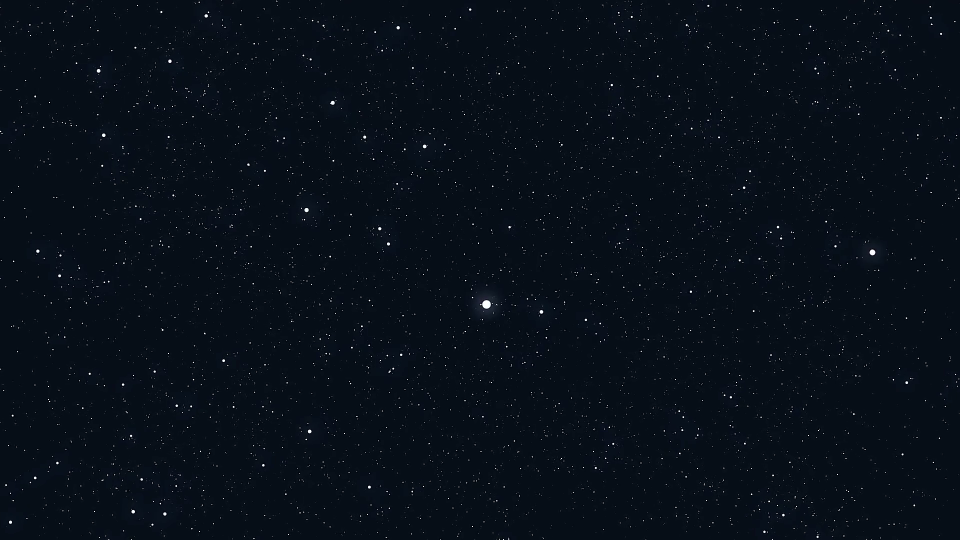
#> input picture stars.png, 1920 x 1080 px, found by its file name (shown at 1/2 size); the run also reads 1 picture not shown here
$ jupyter execute 'Core Features.ipynb'
#> lines starting #> are read from the running program, lines starting #| are printed output that depends on the picture; after the words box and inside, x2 and y2 are one past the last pixel; in counts of white or black regions, pixels touching at a corner belong together
# 1. Basic operations on Images

### Accessing and modifying pixel values

Image processing uses Numpy a lot. Thus, to understand it, a good knowledge of Numpy is recommended.

[cell 1]
import cv2
import numpy as np

my_img = cv2.imread('C:\\Users\\kshitij.saxena\\Desktop\\stars.png')
#> my_img is the input picture: shape (1080, 1920, 3); mean B, G, R 24.7, 15.4, 7.6

#print(my_img)

A pixel can be accessed by its row and column coordinates. As in the code above, when we read the image and store it in a variable, the image is saved in the form of a multidimensional array of integers. The print function will print the array if executed.
Thus, while accessing the pixels, a BGR image will return an array of Blue, Green and Red values, though a Gray Scale image will just return the corresponding intensities.

Pixels can be modified in the same fashion as of an array.

[cell 2]
pixl = my_img[10,10]
#> pixl = [23, 14, 6]
print(pixl)
#| [23 14  6]

#accessing only red pixel
r_pixl = my_img[10,10,2]
#> r_pixl = 6
print(r_pixl)
#| 6

[cell 3]
#Code to change the pixels in an image to form a diagonal line of 1px thickness and then display the image
import cv2
import numpy as np

white_bg = cv2.imread('C:\\Users\\kshitij.saxena\\Desktop\\white_bg.bmp')
for i in range(0,706):
    white_bg[i,i] = [0,0,0]
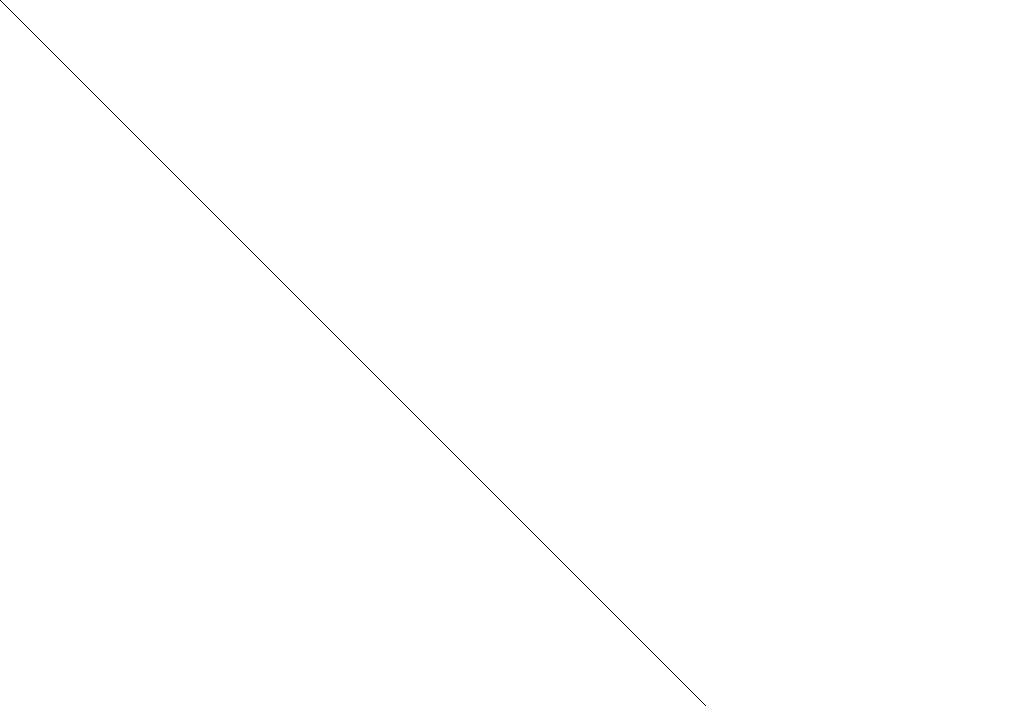
#> white_bg: shape (706, 1014, 3); 99.9% white; black in thin lines or dots, all inside (x1, y1, x2, y2) = (0, 0, 706, 706)

cv2.imshow('frame',white_bg)
cv2.waitKey(0)
cv2.destroyAllWindows()

[cell 4]
print(my_img.size) #image size ie the total number of pixels in the image
#| 6220800
print(my_img.shape) #image shape, if the image is gray scale, the tuple returned will contain only number of rows and columns
#| (1080, 1920, 3)
print(my_img.dtype) #image datatype
#| uint8
